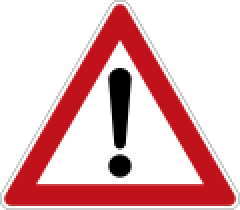
#> input picture 3. Traffic Sign Recognition/image/image1.jpeg, 120 x 105 px (shown 2 times larger); its folder holds 2 pictures in this run
$ jupyter execute --allow-errors Traffic_Sign_Classifier.ipynb   (shell and % lines are left out)   (older library calls are emulated)
#> lines starting #> are read from the running program, lines starting #| are printed output that depends on the picture
# Self-Driving Car Engineer Nanodegree

## Deep Learning

## Project: Build a Traffic Sign Recognition Classifier

In this notebook, a template is provided for you to implement your functionality in stages which is required to successfully complete this project. If additional code is required that cannot be included in the notebook, be sure that the Python code is successfully imported and included in your submission, if necessary. Sections that begin with **'Implementation'** in the header indicate where you should begin your implementation for your project. Note that some sections of implementation are optional, and will be marked with **'Optional'** in the header.

In addition to implementing code, there will be questions that you must answer which relate to the project and your implementation. Each section where you will answer a question is preceded by a **'Question'** header. Carefully read each question and provide thorough answers in the following text boxes that begin with **'Answer:'**. Your project submission will be evaluated based on your answers to each of the questions and the implementation you provide.

>**Note:** Code and Markdown cells can be executed using the **Shift + Enter** keyboard shortcut. In addition, Markdown cells can be edited by typically double-clicking the cell to enter edit mode.

---
## Step 0: Load The Data

[cell 1]
# Load pickled data
import pickle

# TODO: Fill this in based on where you saved the training and testing data

training_file = 'train.p'
validation_file = 'valid.p'
testing_file = 'test.p'


#> (the rest of this cell did not finish here and is left out)

---

## Step 1: Dataset Summary & Exploration

The pickled data is a dictionary with 4 key/value pairs:

- `'features'` is a 4D array containing raw pixel data of the traffic sign images, (num examples, width, height, channels).
- `'labels'` is a 2D array containing the label/class id of the traffic sign. The file `signnames.csv` contains id -> name mappings for each id.
- `'sizes'` is a list containing tuples, (width, height) representing the the original width and height the image.
- `'coords'` is a list containing tuples, (x1, y1, x2, y2) representing coordinates of a bounding box around the sign in the image. **THESE COORDINATES ASSUME THE ORIGINAL IMAGE. THE PICKLED DATA CONTAINS RESIZED VERSIONS (32 by 32) OF THESE IMAGES**

Complete the basic data summary below.

#> (a cell that did not finish here is left out)

Visualize the German Traffic Signs Dataset using the pickled file(s). This is open ended, suggestions include: plotting traffic sign images, plotting the count of each sign, etc.

The [Matplotlib](http://matplotlib.org/) [examples](http://matplotlib.org/examples/index.html) and [gallery](http://matplotlib.org/gallery.html) pages are a great resource for doing visualizations in Python.

**NOTE:** It's recommended you start with something simple first. If you wish to do more, come back to it after you've completed the rest of the sections.

[cell 3]
### Data exploration visualization goes here.
### Feel free to use as many code cells as needed.
import matplotlib.pyplot as plt
import random
# Visualizations will be shown in the notebook.

# show image of 10 random data points
fig, axs = plt.subplots(2,5, figsize=(15, 6))
fig.subplots_adjust(hspace = .2, wspace=.001)
axs = axs.ravel()
#> (the rest of this cell did not finish here and is left out)

Here is an exploratory visualization of the data set. It is a bar chart showing the frequency distribution of traffic sign respect to the classes

[cell 4]
import random
import numpy as np
import matplotlib.pyplot as plt
import matplotlib.patches as patches
# Visualizations will be shown in the notebook.

fig, ax = plt.subplots()
#> (the rest of this cell did not finish here and is left out)

I used the python library to calculate summary statistics of the traffic
signs data set:

* The size of training set is 34799
* The size of test set is 12630
* The shape of a traffic sign image is (32, 32, 3)
* The number of unique classes/labels in the data set is 43

----

## Step 2: Design and Test a Model Architecture

Design and implement a deep learning model that learns to recognize traffic signs. Train and test your model on the [German Traffic Sign Dataset](http://benchmark.ini.rub.de/?section=gtsrb&subsection=dataset).

There are various aspects to consider when thinking about this problem:

- Neural network architecture
- Play around preprocessing techniques (normalization, rgb to grayscale, etc)
- Number of examples per label (some have more than others).
- Generate fake data.

Here is an example of a [published baseline model on this problem](http://yann.lecun.com/exdb/publis/pdf/sermanet-ijcnn-11.pdf). It's not required to be familiar with the approach used in the paper but, it's good practice to try to read papers like these.

**NOTE:** The LeNet-5 implementation shown in the [classroom](https://classroom.udacity.com/nanodegrees/nd013/parts/fbf77062-5703-404e-b60c-95b78b2f3f9e/modules/6df7ae49-c61c-4bb2-a23e-6527e69209ec/lessons/601ae704-1035-4287-8b11-e2c2716217ad/concepts/d4aca031-508f-4e0b-b493-e7b706120f81) at the end of the CNN lesson is a solid starting point. You'll have to change the number of classes and possibly the preprocessing, but aside from that it's plug and play!

### Implementation

Use the code cell (or multiple code cells, if necessary) to implement the first step of your project. Once you have completed your implementation and are satisfied with the results, be sure to thoroughly answer the questions that follow.

[cell 5]
### Preprocess the data here. Preprocessing steps could include normalization, converting to grayscale, etc.
### Feel free to use as many code cells as needed.
import cv2
from sklearn.model_selection import train_test_split
from sklearn.utils import shuffle
from skimage.color import rgb2gray
import numpy as np

# [10 lines left out: function rotate, not called in this run]

def normalize(img):
    return cv2.normalize(img, img, alpha=0, beta=1, norm_type=cv2.NORM_MINMAX, dtype=cv2.CV_32F)

#def normalize(img):
#    return ((img - np.min(img)) * 255.) / ( np.max(img) - np.min(img))

def grayscale(img):
    #COLOR_BGR2GRAY COLOR_RGB2GRAY
    return rgb2gray(img)
    #return cv2.cvtColor(img, cv2.COLOR_RGB2GRAY)
    #return cv2.cvtColor(img, cv2.COLOR_RGB2GRAY)


# [11 lines left out: function setgrayscale, not called in this run]

#for i in range(1000):
    #print(i)
#    np.append(X_train,(rotate(X_train[i],90)))

#> (the rest of this cell did not finish here and is left out)

### Question 1

_Describe how you preprocessed the data. Why did you choose that technique?_

**Answer:**
As a first step, I decided to convert the images to grayscale because the classifier perform better working with only one parameter. As a last step, I normalized the image data because to avoid gradient oscillatin due to the different distributions due of features value.

[cell 6]
### Generate data additional data (OPTIONAL!)
### and split the data into training/validation/testing sets here.
### Feel free to use as many code cells as needed.

### Question 2

_Describe how you set up the training, validation and testing data for your model. **Optional**: If you generated additional data, how did you generate the data? Why did you generate the data? What are the differences in the new dataset (with generated data) from the original dataset?_

**Answer:**

The data is divided into training set and validation set, which is generated by train_test_split function of sklearn, where the training set is 80% and the verification set is 20%.
To cross validate my model, I randomly split the training data into training set and validation set. I did this by using train_test_split function that split the input sets in random subsets with size 80/20 of the input.

My final training set had 27839 number of images. My validation set and test set had 6960 and 12630 number of images.

#> (a cell that did not finish here is left out)

[cell 8]
# [58 lines left out: function LeNet, not called in this run]

### Question 3

_What does your final architecture look like? (Type of model, layers, sizes, connectivity, etc.)  For reference on how to build a deep neural network using TensorFlow, see [Deep Neural Network in TensorFlow
](https://classroom.udacity.com/nanodegrees/nd013/parts/fbf77062-5703-404e-b60c-95b78b2f3f9e/modules/6df7ae49-c61c-4bb2-a23e-6527e69209ec/lessons/b516a270-8600-4f93-a0a3-20dfeabe5da6/concepts/83a3a2a2-a9bd-4b7b-95b0-eb924ab14432) from the classroom._

**Answer:**

 My final architecture is single CNN with four hidden layers.
A CNN consists of a succession of convolutional and maxpooling layers, and each layer only receives connections from its previous layer. The last layer is a fully connected layer with one ouput unit per class in the recognition task.

| Layer         		|     Description	        					|
|:---------------------:|:---------------------------------------------:|
| Input         		| 32x32x1 grayscale image   					|
| Convolution 5x5     	| 1x1 stride, same padding, outputs 28x28x6 	|
| RELU					|												|
| Max pooling	      	| 2x2 stride, outputs 14x14x6  				    |
| Convolution 5x5	    | 1x1 strinde, outputs 10x10x16        		    |
| Max pooling	      	| 2x2 stride, outputs 5x5x16  				    |
| Flatten               | outputs 400                                   |
| Fully connected		| output = 120     								|
| RELU					|												|
| Fully connected		| output = 84     								|
| RELU					|												|
| Fully connected		| output = 43     								|


[cell 9]
### Train your model here.
### Feel free to use as many code cells as needed.
#x is a placeholder for a batch of input images. y is a placeholder for a batch of output labels.
rate = 0.01

#> (the rest of this cell did not finish here and is left out)

#> (a cell that did not finish here is left out)

### Question 4

_How did you train your model? (Type of optimizer, batch size, epochs, hyperparameters, etc.)_

**Answer:**

To train the model, I used 15 epochs at the beginning of each epoch I shuffle the data in order to avoid the biases due to the position of the images.
I inizialize the variable of tensorflow, and I break training data into batches and train the model on each batch. At the end of each epoch I evaluate the model on our validation data.

The optimizer in order to minimize the loss function is a stochastic gradient descend (SGD) algorithm called Adam, that estimate the loss over small subset of data (batches).
I used a batch size of 128 images for a total of 218 iteraction to complete an epoch.

The value of hiperparameter learning rate that I use is 0.01.

### Question 5

_What approach did you take in coming up with a solution to this problem? It may have been a process of trial and error, in which case, outline the steps you took to get to the final solution and why you chose those steps. Perhaps your solution involved an already well known implementation or architecture. In this case, discuss why you think this is suitable for the current problem._

**Answer:**

I modeled the lenet-5 architecture, used convolutional neural networks to train models, used validation in training overshoots to verify the accuracy of training results, used one-hot coding in training, and cross entropy as loss function.

My final model results were:
* training set accuracy of 0.972
* validation set accuracy of 0.953
* test set accuracy of 0.880

If an iterative approach was chosen:
* What was the first architecture that was tried and why was it chosen?

The architecture that I choise for resolve the problem of image classification is the LeNet  architecture a Convolutional Neural Network.

* What were some problems with the initial architecture?

There were some problems in tuning of the parameters and in the configuration of input and output dimensions of each layear.

* How was the architecture adjusted and why was it adjusted? Typical adjustments could include choosing a different model architecture, adding or taking away layers (pooling, dropout, convolution, etc), using an activation function or changing the activation function. One common justification for adjusting an architecture would be due to over fitting or under fitting. A high accuracy on the training set but low accuracy on the validation set indicates over fitting; a low accuracy on both sets indicates under fitting.

The activation fuction used is ReLu function. I tried to add a dropout layer in order to avoid overfitting

* Which parameters were tuned? How were they adjusted and why?

I tuned the mu = 0 and sigma = 0.1. I adapted the shape of weight and bias vector in each layer. I reshape the input image to make dimensionally consisten with weight matrix. I set the final filter depth to 43. I try different learning rate and I found that 0.01 work well.

* What are some of the important design choices and why were they chosen? For example, why might a convolution layer work well with this problem? How might a dropout layer help with creating a successful model?

The important design choices are:
the choices of CNN wiht LeNet
the conversion of the images to grayscale reducing the network filter to make a more easy classification,
the max pooling layer

If a well known architecture was chosen:
* What architecture was chosen?
The LeNet architecture

* Why did you believe it would be relevant to the traffic sign application?
The LeNet architecture is a CNN and it is relevant to traffic sign application because it is an image classification problem

* How does the final model's accuracy on the training, validation and test set provide evidence that the model is working well?
The final accurancy of the test set is 89%. In order to estimate how well the model has been trained I look to the validation accurancy and in the 15 epochs is 95%. The training accurancy is comparable with the validation accurancy and at is 97%


---

## Step 3: Test a Model on New Images

Take several pictures of traffic signs that you find on the web or around you (at least five), and run them through your classifier on your computer to produce example results. The classifier might not recognize some local signs but it could prove interesting nonetheless.

You may find `signnames.csv` useful as it contains mappings from the class id (integer) to the actual sign name.

### Implementation

Use the code cell (or multiple code cells, if necessary) to implement the first step of your project. Once you have completed your implementation and are satisfied with the results, be sure to thoroughly answer the questions that follow.

### Question 6

_Choose five candidate images of traffic signs and provide them in the report. Are there any particular qualities of the image(s) that might make classification difficult? It could be helpful to plot the images in the notebook._

[cell 11]
### Answer:
### Load the images and plot them here.
### Feel free to use as many code cells as needed.
import matplotlib.pyplot as plt
import matplotlib.image as mpimg
import numpy as np
import cv2


def loadImage(path):
#> called with path = './image/image1.jpeg'
    print(path)
    image = mpimg.imread(path)
#> image is the input picture: shape (105, 120, 4) float32; mean R, G, B, A 0.459, 0.283, 0.293, 0.558
    image = grayscale(image)
#> in grayscale, `return rgb2gray(img)`:
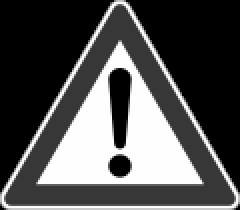
#> returned value: shape (105, 120) float32 (shown 2 times larger); min 0, max 1, mean 0.321
    image = normalize(image)
    minimun = np.minimum(image.shape[0], image.shape[1])
#> minimun = 105
    cropped = image[0:minimun, 0:minimun]
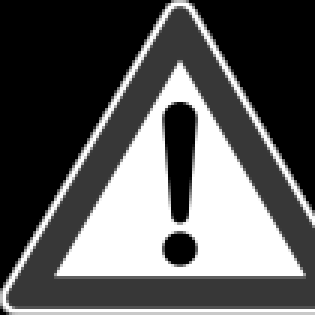
#> cropped: shape (105, 105) float32 (shown 3 times larger); min 0, max 1, mean 0.354
    image = cv2.resize(cropped, (32,32), interpolation = cv2.INTER_AREA)
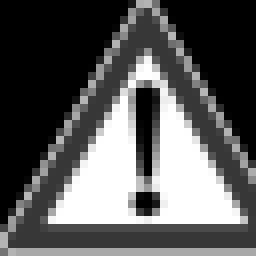
#> image: shape (32, 32) float32 (shown 8 times larger); min 0, max 1, mean 0.354
    return image

# Load an color image in grayscale
def loadImages(num):
    result = []
    f = plt.figure()
    for i in range(1,num+1):
        image = loadImage('./image/image' + str(i) + '.jpeg')
        f.add_subplot(3, 2, i)
        plt.imshow(image,cmap="Greys_r")
        result.append(image)
    return result

#[loadImage('./image/image1.jpeg'),loadImage('./image/image2.jpeg')]
#> (the rest of this cell did not finish here and is left out)
